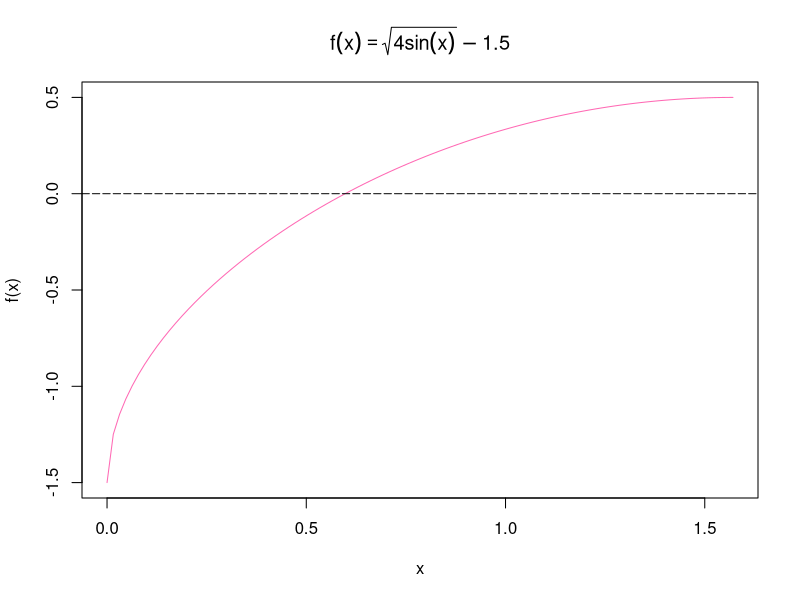
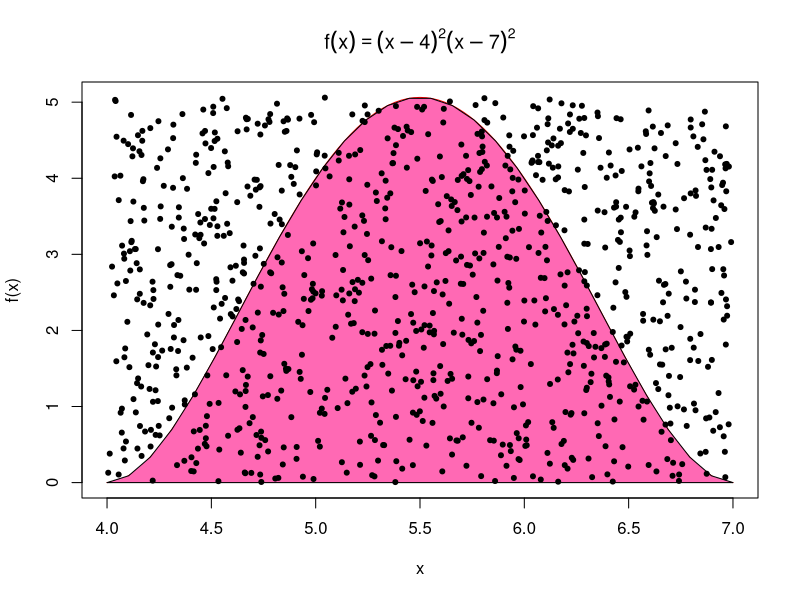
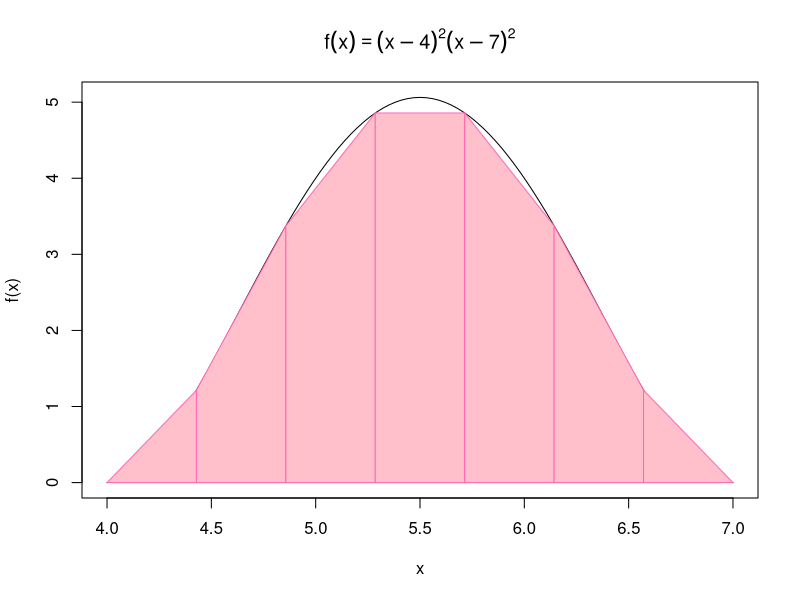

Source code (R) for these figures, in order:
## ---- chunk 1
sinus<-function(x){
  sqrt(4*sin(x))-1.5
}

curve(sinus,from = 0, to = (pi/2),
      col='hotpink',
      xlab='x',
      ylab='f(x)',
      main=expression(f(x)==sqrt(4*sin(x)) - 1.5))

abline(h=0,col='black', lty=5)
## ---- chunk 2
a<-0
b<-pi/2
e<-0.01
sinus<-function(x){
  sqrt(4*sin(x))-1.5
}


bisekcja<-function(a,b,e){
  c<-c()
  n<-0
  while(abs(a-b)>e){
    
    if(sinus((a+b)/2)*sinus(a)< 0){
      b<-(a+b)/2
    }else{a<-(a+b)/2
    }
    n<-n+1
  }
  c[1]<-(a+b)/2
  c[2]<-n
  c
}

wynik1<-bisekcja(a,b,e)
wynik1[1]
## ---- chunk 3
e3<-10^(-3)
e4<-10^(-4)
e5<-10^(-5) 
e6<-10^(-6) 
wynik3<-bisekcja(a,b,e3)
wynik4<-bisekcja(a,b,e4)
wynik5<-bisekcja(a,b,e5)
wynik6<-bisekcja(a,b,e6)
Wyniki<-c(wynik3[1],wynik4[1],wynik5[1],wynik6[1])
Iteracje<-c(wynik3[2],wynik4[2],wynik5[2],wynik6[2])
Wartosci_k<-c(3,4,5,6)


tabela1<-data.frame(Wartosci_k,Wyniki,Iteracje)
knitr::kable(tabela1,caption="Podsumowanie")

## ---- chunk 4
a<-4
b<-7
fx<-function(x){
  (x-4)^2 * (x-7)^2
}
x_los<-runif(1000,min = a,max = b)
max_fx <- max(fx(x_los))
y_los<-runif(1000,min = 0,max = max_fx)



curve(fx,from = a, to = b,
      col='red',
      xlab='x',
      ylab='f(x)',
      main=expression(f(x)==(x-4)^2 * (x-7)^2))

x_wart<-seq(4,7,length.out=30)
y_wart<-fx(x_wart)
polygon(c(4,x_wart,7),c(0,y_wart,0), col='hotpink')


points(x_los,y_los,pch=20)

## ---- chunk 5
a<-4
b<-7
N1<-1000
fx<-function(x){
  (x-4)^2 * (x-7)^2
}
x_los<-runif(N1,min = a,max = b)
max_fx <- max(fx(x_los))
y_los<-runif(N1,min = 0,max = max_fx)
srednia1<-c()
for(j in 1:10){
  wynikmc1<-0
  x_los<-runif(N1,min = a,max = b)
  y_los<-runif(N1,min = 0,max = max_fx)
  for(i in 1:N1){
    if(y_los[i]<=fx(x_los[i])){
      wynikmc1<-wynikmc1+1
    }
  }
  srednia1[j]<-wynikmc1
}
wynik1k<-(sum(srednia1)/10/N1)*(b-a)*max_fx
## ---- chunk 6
a<-4
b<-7
N2<-10000
fx<-function(x){
  (x-4)^2 * (x-7)^2
}
x_los<-runif(N2,min = a,max = b)
max_fx <- max(fx(x_los))
y_los<-runif(N2,min = 0,max = max_fx)
srednia2<-c()
for(j in 1:10){
  wynikmc2<-0
  x_los<-runif(N2,min = a,max = b)
  y_los<-runif(N2,min = 0,max = max_fx)
  for(i in 1:N2){
    if(y_los[i]<=fx(x_los[i])){
      wynikmc2<-wynikmc2+1
    }
  }
  srednia2[j]<-wynikmc2
}
wynik10k<-(sum(srednia2)/10/N2)*(b-a)*max_fx
## ---- chunk 7
Wyniki_N1000<-(srednia1/N1)*(b-a)*max_fx
Wyniki_N10000<-(srednia2/N2)*(b-a)*max_fx

tabela2<-data.frame(Wyniki_N1000,Wyniki_N10000)
knitr::kable(tabela2,caption="Podsumowanie metody Monte Carlo")
## ---- chunk 8
Srednia_N1000<-wynik1k
Srednia_N10000<-wynik10k
Wynik_analityczny<-8.1
tabela2.1<-data.frame(Srednia_N1000,Srednia_N10000,Wynik_analityczny)
knitr::kable(tabela2.1, caption = "Porównanie wyników")
## ---- chunk 9
a<-4
b<-7
fx<-function(x){
  (x-4)^2 * (x-7)^2
}
n<-7
x<-seq(a,b,length.out=n+1)
y<-fx(x)

trapez<-function(a,b,n,fx){
  h<-(b-a)/n
  wyniktr<-(h/2)*(y[1]+2*sum(y[2:n]+y[n+1]))
wyniktr
}

curve(fx,from = a, to = b,
      col='black',
      xlab='x',
      ylab='f(x)',
      main=expression(f(x)==(x-4)^2 * (x-7)^2))

for (i in 1:n){
  polygon(c(x[i],x[i],x[i+1],x[i+1]),
          c(0,y[i],y[i+1],0),
          col = 'pink', border = "hotpink")
}

## ---- chunk 10
a<-4
b<-7
fx<-function(x){
  (x-4)^2 * (x-7)^2
}
n<-7
x<-seq(a,b,length.out=n+1)
y<-fx(x)

trapez<-function(a,b,n,fx){
  h<-(b-a)/n
  wyniktr<-(h/2)*(y[1]+2*sum(y[2:n]+y[n+1]))
wyniktr
}
trapez(a,b,n,fx)
## ---- chunk 11
a<-4
b<-7
fx<-function(x){
  (x-4)^2 * (x-7)^2
}
n<-1
e<-0.01
trapez<-function(a,b,n,fx){
  x<-seq(a,b,length.out=n+1)
  y<-fx(x)
  h<-(b-a)/n
  wyniktr<-(h/2)*(y[1]+2*sum(y[2:n]+y[n+1]))
  wyniktr
}
wynik<-trapez(a,b,n,fx)

while(abs(8.1-wynik)>e){
  n<-n+1
  wynik<-trapez(a,b,n,fx)
}

## ---- chunk 12
Wynik_dla_n3<-trapez(a,b,3,fx)
Wynik_dla_n6<-trapez(a,b,6,fx)
Wynik_dla_n9<-trapez(a,b,9,fx)
Wynik_analityczny<-8.1

tabela3<-data.frame(Wynik_dla_n3,Wynik_dla_n6,Wynik_dla_n9,Wynik_analityczny)
knitr::kable(tabela3,caption = "Podsumowanie metody trapezów")
